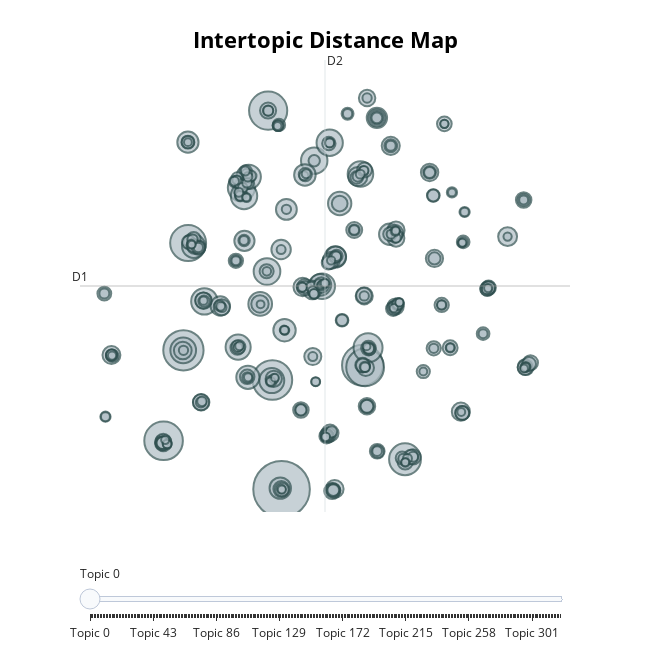

The notebook cell this image was saved under:
### Code cell
topic_model.visualize_topics()

### Figure 1 — Plotly figure (JSON) as saved in the notebook; plotly's stock layout.template omitted (floating-point values rounded to 4 significant figures; data arrays with more than 128 entries replaced by an {"elided": "..."} marker saying what was removed)
{"data": [{"customdata": {"elided": "321x3 mixed values"}, "hovertemplate": "<b>Topic %{customdata[0]}</b><br>%{customdata[1]}<br>Size: %{customdata[2]}", "legendgroup": "", "marker": {"color": "#B0BEC5", "line": {"color": "DarkSlateGrey", "width": 2}, "size": {"elided": "321 int values"}, "sizemode": "area", "sizeref": 0.3237, "symbol": "circle"}, "mode": "markers", "name": "", "orientation": "v", "showlegend": false, "type": "scatter", "x": {"elided": "321 float values"}, "xaxis": "x", "y": {"elided": "321 float values"}, "yaxis": "y"}], "layout": {"annotations": [{"showarrow": false, "text": "D1", "x": -13.08, "y": 5.129, "yshift": 10}, {"showarrow": false, "text": "D2", "x": 4.099, "xshift": 10, "y": 22.82}], "height": 650, "hoverlabel": {"bgcolor": "white", "font": {"family": "Rockwell", "size": 16}}, "legend": {"itemsizing": "constant", "tracegroupgap": 0}, "margin": {"t": 60}, "shapes": [{"line": {"color": "#CFD8DC", "width": 2}, "type": "line", "x0": 4.099, "x1": 4.099, "y0": -12.57, "y1": 22.82}, {"line": {"color": "#9E9E9E", "width": 2}, "type": "line", "x0": -13.08, "x1": 21.28, "y0": 5.129, "y1": 5.129}], "sliders": [{"active": 0, "pad": {"t": 50}, "steps": [{"args": [{"marker.color": {"elided": "1x321 str values"}}], "label": "Topic 0", "method": "update"}, {"args": [{"marker.color": {"elided": "1x321 str values"}}], "label": "Topic 1", "method": "update"}, {"args": [{"marker.color": {"elided": "1x321 str values"}}], "label": "Topic 2", "method": "update"}, {"args": [{"marker.color": {"elided": "1x321 str values"}}], "label": "Topic 3", "method": "update"}, {"args": [{"marker.color": {"elided": "1x321 str values"}}], "label": "Topic 4", "method": "update"}, {"args": [{"marker.color": {"elided": "1x321 str values"}}], "label": "Topic 5", "method": "update"}, {"args": [{"marker.color": {"elided": "1x321 str values"}}], "label": "Topic 6", "method": "update"}, {"args": [{"marker.color": {"elided": "1x321 str values"}}], "label": "Topic 7", "method": "update"}, {"args": [{"marker.color": {"elided": "1x321 str values"}}], "label": "Topic 8", "method": "update"}, {"args": [{"marker.color": {"elided": "1x321 str values"}}], "label": "Topic 9", "method": "update"}, {"args": [{"marker.color": {"elided": "1x321 str values"}}], "label": "Topic 10", "method": "update"}, {"args": [{"marker.color": {"elided": "1x321 str values"}}], "label": "Topic 11", "method": "update"}, {"args": [{"marker.color": {"elided": "1x321 str values"}}], "label": "Topic 12", "method": "update"}, {"args": [{"marker.color": {"elided": "1x321 str values"}}], "label": "Topic 13", "method": "update"}, {"args": [{"marker.color": {"elided": "1x321 str values"}}], "label": "Topic 14", "method": "update"}, {"args": [{"marker.color": {"elided": "1x321 str values"}}], "label": "Topic 15", "method": "update"}, {"args": [{"marker.color": {"elided": "1x321 str values"}}], "label": "Topic 16", "method": "update"}, {"args": [{"marker.color": {"elided": "1x321 str values"}}], "label": "Topic 17", "method": "update"}, {"args": [{"marker.color": {"elided": "1x321 str values"}}], "label": "Topic 18", "method": "update"}, {"args": [{"marker.color": {"elided": "1x321 str values"}}], "label": "Topic 19", "method": "update"}, {"args": [{"marker.color": {"elided": "1x321 str values"}}], "label": "Topic 20", "method": "update"}, {"args": [{"marker.color": {"elided": "1x321 str values"}}], "label": "Topic 21", "method": "update"}, {"args": [{"marker.color": {"elided": "1x321 str values"}}], "label": "Topic 22", "method": "update"}, {"args": [{"marker.color": {"elided": "1x321 str values"}}], "label": "Topic 23", "method": "update"}, {"args": [{"marker.color": {"elided": "1x321 str values"}}], "label": "Topic 24", "method": "update"}, {"args": [{"marker.color": {"elided": "1x321 str values"}}], "label": "Topic 25", "method": "update"}, {"args": [{"marker.color": {"elided": "1x321 str values"}}], "label": "Topic 26", "method": "update"}, {"args": [{"marker.color": {"elided": "1x321 str values"}}], "label": "Topic 27", "method": "update"}, {"args": [{"marker.color": {"elided": "1x321 str values"}}], "label": "Topic 28", "method": "update"}, {"args": [{"marker.color": {"elided": "1x321 str values"}}], "label": "Topic 29", "method": "update"}, {"args": [{"marker.color": {"elided": "1x321 str values"}}], "label": "Topic 30", "method": "update"}, {"args": [{"marker.color": {"elided": "1x321 str values"}}], "label": "Topic 31", "method": "update"}, {"args": [{"marker.color": {"elided": "1x321 str values"}}], "label": "Topic 32", "method": "update"}, {"args": [{"marker.color": {"elided": "1x321 str values"}}], "label": "Topic 33", "method": "update"}, {"args": [{"marker.color": {"elided": "1x321 str values"}}], "label": "Topic 34", "method": "update"}, {"args": [{"marker.color": {"elided": "1x321 str values"}}], "label": "Topic 35", "method": "update"}, {"args": [{"marker.color": {"elided": "1x321 str values"}}], "label": "Topic 36", "method": "update"}, {"args": [{"marker.color": {"elided": "1x321 str values"}}], "label": "Topic 37", "method": "update"}, {"args": [{"marker.color": {"elided": "1x321 str values"}}], "label": "Topic 38", "method": "update"}, {"args": [{"marker.color": {"elided": "1x321 str values"}}], "label": "Topic 39", "method": "update"}, {"args": [{"marker.color": {"elided": "1x321 str values"}}], "label": "Topic 40", "method": "update"}, {"args": [{"marker.color": {"elided": "1x321 str values"}}], "label": "Topic 41", "method": "update"}, {"args": [{"marker.color": {"elided": "1x321 str values"}}], "label": "Topic 42", "method": "update"}, {"args": [{"marker.color": {"elided": "1x321 str values"}}], "label": "Topic 43", "method": "update"}, {"args": [{"marker.color": {"elided": "1x321 str values"}}], "label": "Topic 44", "method": "update"}, {"args": [{"marker.color": {"elided": "1x321 str values"}}], "label": "Topic 45", "method": "update"}, {"args": [{"marker.color": {"elided": "1x321 str values"}}], "label": "Topic 46", "method": "update"}, {"args": [{"marker.color": {"elided": "1x321 str values"}}], "label": "Topic 47", "method": "update"}, {"args": [{"marker.color": {"elided": "1x321 str values"}}], "label": "Topic 48", "method": "update"}, {"args": [{"marker.color": {"elided": "1x321 str values"}}], "label": "Topic 49", "method": "update"}, {"args": [{"marker.color": {"elided": "1x321 str values"}}], "label": "Topic 50", "method": "update"}, {"args": [{"marker.color": {"elided": "1x321 str values"}}], "label": "Topic 51", "method": "update"}, {"args": [{"marker.color": {"elided": "1x321 str values"}}], "label": "Topic 52", "method": "update"}, {"args": [{"marker.color": {"elided": "1x321 str values"}}], "label": "Topic 53", "method": "update"}, {"args": [{"marker.color": {"elided": "1x321 str values"}}], "label": "Topic 54", "method": "update"}, {"args": [{"marker.color": {"elided": "1x321 str values"}}], "label": "Topic 55", "method": "update"}, {"args": [{"marker.color": {"elided": "1x321 str values"}}], "label": "Topic 56", "method": "update"}, {"args": [{"marker.color": {"elided": "1x321 str values"}}], "label": "Topic 57", "method": "update"}, {"args": [{"marker.color": {"elided": "1x321 str values"}}], "label": "Topic 58", "method": "update"}, {"args": [{"marker.color": {"elided": "1x321 str values"}}], "label": "Topic 59", "method": "update"}, {"args": [{"marker.color": {"elided": "1x321 str values"}}], "label": "Topic 60", "method": "update"}, {"args": [{"marker.color": {"elided": "1x321 str values"}}], "label": "Topic 61", "method": "update"}, {"args": [{"marker.color": {"elided": "1x321 str values"}}], "label": "Topic 62", "method": "update"}, {"args": [{"marker.color": {"elided": "1x321 str values"}}], "label": "Topic 63", "method": "update"}, {"args": [{"marker.color": {"elided": "1x321 str values"}}], "label": "Topic 64", "method": "update"}, {"args": [{"marker.color": {"elided": "1x321 str values"}}], "label": "Topic 65", "method": "update"}, {"args": [{"marker.color": {"elided": "1x321 str values"}}], "label": "Topic 66", "method": "update"}, {"args": [{"marker.color": {"elided": "1x321 str values"}}], "label": "Topic 67", "method": "update"}, {"args": [{"marker.color": {"elided": "1x321 str values"}}], "label": "Topic 68", "method": "update"}, {"args": [{"marker.color": {"elided": "1x321 str values"}}], "label": "Topic 69", "method": "update"}, {"args": [{"marker.color": {"elided": "1x321 str values"}}], "label": "Topic 70", "method": "update"}, {"args": [{"marker.color": {"elided": "1x321 str values"}}], "label": "Topic 71", "method": "update"}, {"args": [{"marker.color": {"elided": "1x321 str values"}}], "label": "Topic 72", "method": "update"}, {"args": [{"marker.color": {"elided": "1x321 str values"}}], "label": "Topic 73", "method": "update"}, {"args": [{"marker.color": {"elided": "1x321 str values"}}], "label": "Topic 74", "method": "update"}, {"args": [{"marker.color": {"elided": "1x321 str values"}}], "label": "Topic 75", "method": "update"}, {"args": [{"marker.color": {"elided": "1x321 str values"}}], "label": "Topic 76", "method": "update"}, {"args": [{"marker.color": {"elided": "1x321 str values"}}], "label": "Topic 77", "method": "update"}, {"args": [{"marker.color": {"elided": "1x321 str values"}}], "label": "Topic 78", "method": "update"}, {"args": [{"marker.color": {"elided": "1x321 str values"}}], "label": "Topic 79", "method": "update"}, {"args": [{"marker.color": {"elided": "1x321 str values"}}], "label": "Topic 80", "method": "update"}, {"args": [{"marker.color": {"elided": "1x321 str values"}}], "label": "Topic 81", "method": "update"}, {"args": [{"marker.color": {"elided": "1x321 str values"}}], "label": "Topic 82", "method": "update"}, {"args": [{"marker.color": {"elided": "1x321 str values"}}], "label": "Topic 83", "method": "update"}, {"args": [{"marker.color": {"elided": "1x321 str values"}}], "label": "Topic 84", "method": "update"}, {"args": [{"marker.color": {"elided": "1x321 str values"}}], "label": "Topic 85", "method": "update"}, {"args": [{"marker.color": {"elided": "1x321 str values"}}], "label": "Topic 86", "method": "update"}, {"args": [{"marker.color": {"elided": "1x321 str values"}}], "label": "Topic 87", "method": "update"}, {"args": [{"marker.color": {"elided": "1x321 str values"}}], "label": "Topic 88", "method": "update"}, {"args": [{"marker.color": {"elided": "1x321 str values"}}], "label": "Topic 89", "method": "update"}, {"args": [{"marker.color": {"elided": "1x321 str values"}}], "label": "Topic 90", "method": "update"}, {"args": [{"marker.color": {"elided": "1x321 str values"}}], "label": "Topic 91", "method": "update"}, {"args": [{"marker.color": {"elided": "1x321 str values"}}], "label": "Topic 92", "method": "update"}, {"args": [{"marker.color": {"elided": "1x321 str values"}}], "label": "Topic 93", "method": "update"}, {"args": [{"marker.color": {"elided": "1x321 str values"}}], "label": "Topic 94", "method": "update"}, {"args": [{"marker.color": {"elided": "1x321 str values"}}], "label": "Topic 95", "method": "update"}, {"args": [{"marker.color": {"elided": "1x321 str values"}}], "label": "Topic 96", "method": "update"}, {"args": [{"marker.color": {"elided": "1x321 str values"}}], "label": "Topic 97", "method": "update"}, {"args": [{"marker.color": {"elided": "1x321 str values"}}], "label": "Topic 98", "method": "update"}, {"args": [{"marker.color": {"elided": "1x321 str values"}}], "label": "Topic 99", "method": "update"}, {"args": [{"marker.color": {"elided": "1x321 str values"}}], "label": "Topic 100", "method": "update"}, {"args": [{"marker.color": {"elided": "1x321 str values"}}], "label": "Topic 101", "method": "update"}, {"args": [{"marker.color": {"elided": "1x321 str values"}}], "label": "Topic 102", "method": "update"}, {"args": [{"marker.color": {"elided": "1x321 str values"}}], "label": "Topic 103", "method": "update"}, {"args": [{"marker.color": {"elided": "1x321 str values"}}], "label": "Topic 104", "method": "update"}, {"args": [{"marker.color": {"elided": "1x321 str values"}}], "label": "Topic 105", "method": "update"}, {"args": [{"marker.color": {"elided": "1x321 str values"}}], "label": "Topic 106", "method": "update"}, {"args": [{"marker.color": {"elided": "1x321 str values"}}], "label": "Topic 107", "method": "update"}, {"args": [{"marker.color": {"elided": "1x321 str values"}}], "label": "Topic 108", "method": "update"}, {"args": [{"marker.color": {"elided": "1x321 str values"}}], "label": "Topic 109", "method": "update"}, {"args": [{"marker.color": {"elided": "1x321 str values"}}], "label": "Topic 110", "method": "update"}, {"args": [{"marker.color": {"elided": "1x321 str values"}}], "label": "Topic 111", "method": "update"}, {"args": [{"marker.color": {"elided": "1x321 str values"}}], "label": "Topic 112", "method": "update"}, {"args": [{"marker.color": {"elided": "1x321 str values"}}], "label": "Topic 113", "method": "update"}, {"args": [{"marker.color": {"elided": "1x321 str values"}}], "label": "Topic 114", "method": "update"}, {"args": [{"marker.color": {"elided": "1x321 str values"}}], "label": "Topic 115", "method": "update"}, {"args": [{"marker.color": {"elided": "1x321 str values"}}], "label": "Topic 116", "method": "update"}, {"args": [{"marker.color": {"elided": "1x321 str values"}}], "label": "Topic 117", "method": "update"}, {"args": [{"marker.color": {"elided": "1x321 str values"}}], "label": "Topic 118", "method": "update"}, {"args": [{"marker.color": {"elided": "1x321 str values"}}], "label": "Topic 119", "method": "update"}, {"args": [{"marker.color": {"elided": "1x321 str values"}}], "label": "Topic 120", "method": "update"}, {"args": [{"marker.color": {"elided": "1x321 str values"}}], "label": "Topic 121", "method": "update"}, {"args": [{"marker.color": {"elided": "1x321 str values"}}], "label": "Topic 122", "method": "update"}, {"args": [{"marker.color": {"elided": "1x321 str values"}}], "label": "Topic 123", "method": "update"}, {"args": [{"marker.color": {"elided": "1x321 str values"}}], "label": "Topic 124", "method": "update"}, {"args": [{"marker.color": {"elided": "1x321 str values"}}], "label": "Topic 125", "method": "update"}, {"args": [{"marker.color": {"elided": "1x321 str values"}}], "label": "Topic 126", "method": "update"}, {"args": [{"marker.color": {"elided": "1x321 str values"}}], "label": "Topic 127", "method": "update"}, {"args": [{"marker.color": {"elided": "1x321 str values"}}], "label": "Topic 128", "method": "update"}, {"args": [{"marker.color": {"elided": "1x321 str values"}}], "label": "Topic 129", "method": "update"}, {"args": [{"marker.color": {"elided": "1x321 str values"}}], "label": "Topic 130", "method": "update"}, {"args": [{"marker.color": {"elided": "1x321 str values"}}], "label": "Topic 131", "method": "update"}, {"args": [{"marker.color": {"elided": "1x321 str values"}}], "label": "Topic 132", "method": "update"}, {"args": [{"marker.color": {"elided": "1x321 str values"}}], "label": "Topic 133", "method": "update"}, {"args": [{"marker.color": {"elided": "1x321 str values"}}], "label": "Topic 134", "method": "update"}, {"args": [{"marker.color": {"elided": "1x321 str values"}}], "label": "Topic 135", "method": "update"}, {"args": [{"marker.color": {"elided": "1x321 str values"}}], "label": "Topic 136", "method": "update"}, {"args": [{"marker.color": {"elided": "1x321 str values"}}], "label": "Topic 137", "method": "update"}, {"args": [{"marker.color": {"elided": "1x321 str values"}}], "label": "Topic 138", "method": "update"}, {"args": [{"marker.color": {"elided": "1x321 str values"}}], "label": "Topic 139", "method": "update"}, {"args": [{"marker.color": {"elided": "1x321 str values"}}], "label": "Topic 140", "method": "update"}, {"args": [{"marker.color": {"elided": "1x321 str values"}}], "label": "Topic 141", "method": "update"}, {"args": [{"marker.color": {"elided": "1x321 str values"}}], "label": "Topic 142", "method": "update"}, {"args": [{"marker.color": {"elided": "1x321 str values"}}], "label": "Topic 143", "method": "update"}, {"args": [{"marker.color": {"elided": "1x321 str values"}}], "label": "Topic 144", "method": "update"}, {"args": [{"marker.color": {"elided": "1x321 str values"}}], "label": "Topic 145", "method": "update"}, {"args": [{"marker.color": {"elided": "1x321 str values"}}], "label": "Topic 146", "method": "update"}, {"args": [{"marker.color": {"elided": "1x321 str values"}}], "label": "Topic 147", "method": "update"}, {"args": [{"marker.color": {"elided": "1x321 str values"}}], "label": "Topic 148", "method": "update"}, {"args": [{"marker.color": {"elided": "1x321 str values"}}], "label": "Topic 149", "method": "update"}, {"args": [{"marker.color": {"elided": "1x321 str values"}}], "label": "Topic 150", "method": "update"}, {"args": [{"marker.color": {"elided": "1x321 str values"}}], "label": "Topic 151", "method": "update"}, {"args": [{"marker.color": {"elided": "1x321 str values"}}], "label": "Topic 152", "method": "update"}, {"args": [{"marker.color": {"elided": "1x321 str values"}}], "label": "Topic 153", "method": "update"}, {"args": [{"marker.color": {"elided": "1x321 str values"}}], "label": "Topic 154", "method": "update"}, {"args": [{"marker.color": {"elided": "1x321 str values"}}], "label": "Topic 155", "method": "update"}, {"args": [{"marker.color": {"elided": "1x321 str values"}}], "label": "Topic 156", "method": "update"}, {"args": [{"marker.color": {"elided": "1x321 str values"}}], "label": "Topic 157", "method": "update"}, {"args": [{"marker.color": {"elided": "1x321 str values"}}], "label": "Topic 158", "method": "update"}, {"args": [{"marker.color": {"elided": "1x321 str values"}}], "label": "Topic 159", "method": "update"}, {"args": [{"marker.color": {"elided": "1x321 str values"}}], "label": "Topic 160", "method": "update"}, {"args": [{"marker.color": {"elided": "1x321 str values"}}], "label": "Topic 161", "method": "update"}, {"args": [{"marker.color": {"elided": "1x321 str values"}}], "label": "Topic 162", "method": "update"}, {"args": [{"marker.color": {"elided": "1x321 str values"}}], "label": "Topic 163", "method": "update"}, {"args": [{"marker.color": {"elided": "1x321 str values"}}], "label": "Topic 164", "method": "update"}, {"args": [{"marker.color": {"elided": "1x321 str values"}}], "label": "Topic 165", "method": "update"}, {"args": [{"marker.color": {"elided": "1x321 str values"}}], "label": "Topic 166", "method": "update"}, {"args": [{"marker.color": {"elided": "1x321 str values"}}], "label": "Topic 167", "method": "update"}, {"args": [{"marker.color": {"elided": "1x321 str values"}}], "label": "Topic 168", "method": "update"}, {"args": [{"marker.color": {"elided": "1x321 str values"}}], "label": "Topic 169", "method": "update"}, {"args": [{"marker.color": {"elided": "1x321 str values"}}], "label": "Topic 170", "method": "update"}, {"args": [{"marker.color": {"elided": "1x321 str values"}}], "label": "Topic 171", "method": "update"}, {"args": [{"marker.color": {"elided": "1x321 str values"}}], "label": "Topic 172", "method": "update"}, {"args": [{"marker.color": {"elided": "1x321 str values"}}], "label": "Topic 173", "method": "update"}, {"args": [{"marker.color": {"elided": "1x321 str values"}}], "label": "Topic 174", "method": "update"}, {"args": [{"marker.color": {"elided": "1x321 str values"}}], "label": "Topic 175", "method": "update"}, {"args": [{"marker.color": {"elided": "1x321 str values"}}], "label": "Topic 176", "method": "update"}, {"args": [{"marker.color": {"elided": "1x321 str values"}}], "label": "Topic 177", "method": "update"}, {"args": [{"marker.color": {"elided": "1x321 str values"}}], "label": "Topic 178", "method": "update"}, {"args": [{"marker.color": {"elided": "1x321 str values"}}], "label": "Topic 179", "method": "update"}, {"args": [{"marker.color": {"elided": "1x321 str values"}}], "label": "Topic 180", "method": "update"}, {"args": [{"marker.color": {"elided": "1x321 str values"}}], "label": "Topic 181", "method": "update"}, {"args": [{"marker.color": {"elided": "1x321 str values"}}], "label": "Topic 182", "method": "update"}, {"args": [{"marker.color": {"elided": "1x321 str values"}}], "label": "Topic 183", "method": "update"}, {"args": [{"marker.color": {"elided": "1x321 str values"}}], "label": "Topic 184", "method": "update"}, {"args": [{"marker.color": {"elided": "1x321 str values"}}], "label": "Topic 185", "method": "update"}, {"args": [{"marker.color": {"elided": "1x321 str values"}}], "label": "Topic 186", "method": "update"}, {"args": [{"marker.color": {"elided": "1x321 str values"}}], "label": "Topic 187", "method": "update"}, {"args": [{"marker.color": {"elided": "1x321 str values"}}], "label": "Topic 188", "method": "update"}, {"args": [{"marker.color": {"elided": "1x321 str values"}}], "label": "Topic 189", "method": "update"}, {"args": [{"marker.color": {"elided": "1x321 str values"}}], "label": "Topic 190", "method": "update"}, {"args": [{"marker.color": {"elided": "1x321 str values"}}], "label": "Topic 191", "method": "update"}, {"args": [{"marker.color": {"elided": "1x321 str values"}}], "label": "Topic 192", "method": "update"}, {"args": [{"marker.color": {"elided": "1x321 str values"}}], "label": "Topic 193", "method": "update"}, {"args": [{"marker.color": {"elided": "1x321 str values"}}], "label": "Topic 194", "method": "update"}, {"args": [{"marker.color": {"elided": "1x321 str values"}}], "label": "Topic 195", "method": "update"}, {"args": [{"marker.color": {"elided": "1x321 str values"}}], "label": "Topic 196", "method": "update"}, {"args": [{"marker.color": {"elided": "1x321 str values"}}], "label": "Topic 197", "method": "update"}, {"args": [{"marker.color": {"elided": "1x321 str values"}}], "label": "Topic 198", "method": "update"}, {"args": [{"marker.color": {"elided": "1x321 str values"}}], "label": "Topic 199", "method": "update"}, {"args": [{"marker.color": {"elided": "1x321 str values"}}], "label": "Topic 200", "method": "update"}, {"args": [{"marker.color": {"elided": "1x321 str values"}}], "label": "Topic 201", "method": "update"}, {"args": [{"marker.color": {"elided": "1x321 str values"}}], "label": "Topic 202", "method": "update"}, {"args": [{"marker.color": {"elided": "1x321 str values"}}], "label": "Topic 203", "method": "update"}, {"args": [{"marker.color": {"elided": "1x321 str values"}}], "label": "Topic 204", "method": "update"}, {"args": [{"marker.color": {"elided": "1x321 str values"}}], "label": "Topic 205", "method": "update"}, {"args": [{"marker.color": {"elided": "1x321 str values"}}], "label": "Topic 206", "method": "update"}, {"args": [{"marker.color": {"elided": "1x321 str values"}}], "label": "Topic 207", "method": "update"}, {"args": [{"marker.color": {"elided": "1x321 str values"}}], "label": "Topic 208", "method": "update"}, {"args": [{"marker.color": {"elided": "1x321 str values"}}], "label": "Topic 209", "method": "update"}, {"args": [{"marker.color": {"elided": "1x321 str values"}}], "label": "Topic 210", "method": "update"}, {"args": [{"marker.color": {"elided": "1x321 str values"}}], "label": "Topic 211", "method": "update"}, {"args": [{"marker.color": {"elided": "1x321 str values"}}], "label": "Topic 212", "method": "update"}, {"args": [{"marker.color": {"elided": "1x321 str values"}}], "label": "Topic 213", "method": "update"}, {"args": [{"marker.color": {"elided": "1x321 str values"}}], "label": "Topic 214", "method": "update"}, {"args": [{"marker.color": {"elided": "1x321 str values"}}], "label": "Topic 215", "method": "update"}, {"args": [{"marker.color": {"elided": "1x321 str values"}}], "label": "Topic 216", "method": "update"}, {"args": [{"marker.color": {"elided": "1x321 str values"}}], "label": "Topic 217", "method": "update"}, {"args": [{"marker.color": {"elided": "1x321 str values"}}], "label": "Topic 218", "method": "update"}, {"args": [{"marker.color": {"elided": "1x321 str values"}}], "label": "Topic 219", "method": "update"}, {"args": [{"marker.color": {"elided": "1x321 str values"}}], "label": "Topic 220", "method": "update"}, {"args": [{"marker.color": {"elided": "1x321 str values"}}], "label": "Topic 221", "method": "update"}, {"args": [{"marker.color": {"elided": "1x321 str values"}}], "label": "Topic 222", "method": "update"}, {"args": [{"marker.color": {"elided": "1x321 str values"}}], "label": "Topic 223", "method": "update"}, {"args": [{"marker.color": {"elided": "1x321 str values"}}], "label": "Topic 224", "method": "update"}, {"args": [{"marker.color": {"elided": "1x321 str values"}}], "label": "Topic 225", "method": "update"}, {"args": [{"marker.color": {"elided": "1x321 str values"}}], "label": "Topic 226", "method": "update"}, {"args": [{"marker.color": {"elided": "1x321 str values"}}], "label": "Topic 227", "method": "update"}, {"args": [{"marker.color": {"elided": "1x321 str values"}}], "label": "Topic 228", "method": "update"}, {"args": [{"marker.color": {"elided": "1x321 str values"}}], "label": "Topic 229", "method": "update"}, {"args": [{"marker.color": {"elided": "1x321 str values"}}], "label": "Topic 230", "method": "update"}, {"args": [{"marker.color": {"elided": "1x321 str values"}}], "label": "Topic 231", "method": "update"}, {"args": [{"marker.color": {"elided": "1x321 str values"}}], "label": "Topic 232", "method": "update"}, {"args": [{"marker.color": {"elided": "1x321 str values"}}], "label": "Topic 233", "method": "update"}, {"args": [{"marker.color": {"elided": "1x321 str values"}}], "label": "Topic 234", "method": "update"}, {"args": [{"marker.color": {"elided": "1x321 str values"}}], "label": "Topic 235", "method": "update"}, {"args": [{"marker.color": {"elided": "1x321 str values"}}], "label": "Topic 236", "method": "update"}, {"args": [{"marker.color": {"elided": "1x321 str values"}}], "label": "Topic 237", "method": "update"}, {"args": [{"marker.color": {"elided": "1x321 str values"}}], "label": "Topic 238", "method": "update"}, {"args": [{"marker.color": {"elided": "1x321 str values"}}], "label": "Topic 239", "method": "update"}, {"args": [{"marker.color": {"elided": "1x321 str values"}}], "label": "Topic 240", "method": "update"}, {"args": [{"marker.color": {"elided": "1x321 str values"}}], "label": "Topic 241", "method": "update"}, {"args": [{"marker.color": {"elided": "1x321 str values"}}], "label": "Topic 242", "method": "update"}, {"args": [{"marker.color": {"elided": "1x321 str values"}}], "label": "Topic 243", "method": "update"}, {"args": [{"marker.color": {"elided": "1x321 str values"}}], "label": "Topic 244", "method": "update"}, {"args": [{"marker.color": {"elided": "1x321 str values"}}], "label": "Topic 245", "method": "update"}, {"args": [{"marker.color": {"elided": "1x321 str values"}}], "label": "Topic 246", "method": "update"}, {"args": [{"marker.color": {"elided": "1x321 str values"}}], "label": "Topic 247", "method": "update"}, {"args": [{"marker.color": {"elided": "1x321 str values"}}], "label": "Topic 248", "method": "update"}, {"args": [{"marker.color": {"elided": "1x321 str values"}}], "label": "Topic 249", "method": "update"}, {"args": [{"marker.color": {"elided": "1x321 str values"}}], "label": "Topic 250", "method": "update"}, {"args": [{"marker.color": {"elided": "1x321 str values"}}], "label": "Topic 251", "method": "update"}, {"args": [{"marker.color": {"elided": "1x321 str values"}}], "label": "Topic 252", "method": "update"}, {"args": [{"marker.color": {"elided": "1x321 str values"}}], "label": "Topic 253", "method": "update"}, {"args": [{"marker.color": {"elided": "1x321 str values"}}], "label": "Topic 254", "method": "update"}, {"args": [{"marker.color": {"elided": "1x321 str values"}}], "label": "Topic 255", "method": "update"}, {"args": [{"marker.color": {"elided": "1x321 str values"}}], "label": "Topic 256", "method": "update"}, {"args": [{"marker.color": {"elided": "1x321 str values"}}], "label": "Topic 257", "method": "update"}, {"args": [{"marker.color": {"elided": "1x321 str values"}}], "label": "Topic 258", "method": "update"}, {"args": [{"marker.color": {"elided": "1x321 str values"}}], "label": "Topic 259", "method": "update"}, {"args": [{"marker.color": {"elided": "1x321 str values"}}], "label": "Topic 260", "method": "update"}, {"args": [{"marker.color": {"elided": "1x321 str values"}}], "label": "Topic 261", "method": "update"}, {"args": [{"marker.color": {"elided": "1x321 str values"}}], "label": "Topic 262", "method": "update"}, {"args": [{"marker.color": {"elided": "1x321 str values"}}], "label": "Topic 263", "method": "update"}, {"args": [{"marker.color": {"elided": "1x321 str values"}}], "label": "Topic 264", "method": "update"}, {"args": [{"marker.color": {"elided": "1x321 str values"}}], "label": "Topic 265", "method": "update"}, {"args": [{"marker.color": {"elided": "1x321 str values"}}], "label": "Topic 266", "method": "update"}, {"args": [{"marker.color": {"elided": "1x321 str values"}}], "label": "Topic 267", "method": "update"}, {"args": [{"marker.color": {"elided": "1x321 str values"}}], "label": "Topic 268", "method": "update"}, {"args": [{"marker.color": {"elided": "1x321 str values"}}], "label": "Topic 269", "method": "update"}, {"args": [{"marker.color": {"elided": "1x321 str values"}}], "label": "Topic 270", "method": "update"}, {"args": [{"marker.color": {"elided": "1x321 str values"}}], "label": "Topic 271", "method": "update"}, {"args": [{"marker.color": {"elided": "1x321 str values"}}], "label": "Topic 272", "method": "update"}, {"args": [{"marker.color": {"elided": "1x321 str values"}}], "label": "Topic 273", "method": "update"}, {"args": [{"marker.color": {"elided": "1x321 str values"}}], "label": "Topic 274", "method": "update"}, {"args": [{"marker.color": {"elided": "1x321 str values"}}], "label": "Topic 275", "method": "update"}, {"args": [{"marker.color": {"elided": "1x321 str values"}}], "label": "Topic 276", "method": "update"}, {"args": [{"marker.color": {"elided": "1x321 str values"}}], "label": "Topic 277", "method": "update"}, {"args": [{"marker.color": {"elided": "1x321 str values"}}], "label": "Topic 278", "method": "update"}, {"args": [{"marker.color": {"elided": "1x321 str values"}}], "label": "Topic 279", "method": "update"}, {"args": [{"marker.color": {"elided": "1x321 str values"}}], "label": "Topic 280", "method": "update"}, {"args": [{"marker.color": {"elided": "1x321 str values"}}], "label": "Topic 281", "method": "update"}, {"args": [{"marker.color": {"elided": "1x321 str values"}}], "label": "Topic 282", "method": "update"}, {"args": [{"marker.color": {"elided": "1x321 str values"}}], "label": "Topic 283", "method": "update"}, {"args": [{"marker.color": {"elided": "1x321 str values"}}], "label": "Topic 284", "method": "update"}, {"args": [{"marker.color": {"elided": "1x321 str values"}}], "label": "Topic 285", "method": "update"}, {"args": [{"marker.color": {"elided": "1x321 str values"}}], "label": "Topic 286", "method": "update"}, {"args": [{"marker.color": {"elided": "1x321 str values"}}], "label": "Topic 287", "method": "update"}, {"args": [{"marker.color": {"elided": "1x321 str values"}}], "label": "Topic 288", "method": "update"}, {"args": [{"marker.color": {"elided": "1x321 str values"}}], "label": "Topic 289", "method": "update"}, {"args": [{"marker.color": {"elided": "1x321 str values"}}], "label": "Topic 290", "method": "update"}, {"args": [{"marker.color": {"elided": "1x321 str values"}}], "label": "Topic 291", "method": "update"}, {"args": [{"marker.color": {"elided": "1x321 str values"}}], "label": "Topic 292", "method": "update"}, {"args": [{"marker.color": {"elided": "1x321 str values"}}], "label": "Topic 293", "method": "update"}, {"args": [{"marker.color": {"elided": "1x321 str values"}}], "label": "Topic 294", "method": "update"}, {"args": [{"marker.color": {"elided": "1x321 str values"}}], "label": "Topic 295", "method": "update"}, {"args": [{"marker.color": {"elided": "1x321 str values"}}], "label": "Topic 296", "method": "update"}, {"args": [{"marker.color": {"elided": "1x321 str values"}}], "label": "Topic 297", "method": "update"}, {"args": [{"marker.color": {"elided": "1x321 str values"}}], "label": "Topic 298", "method": "update"}, {"args": [{"marker.color": {"elided": "1x321 str values"}}], "label": "Topic 299", "method": "update"}, {"args": [{"marker.color": {"elided": "1x321 str values"}}], "label": "Topic 300", "method": "update"}, {"args": [{"marker.color": {"elided": "1x321 str values"}}], "label": "Topic 301", "method": "update"}, {"args": [{"marker.color": {"elided": "1x321 str values"}}], "label": "Topic 302", "method": "update"}, {"args": [{"marker.color": {"elided": "1x321 str values"}}], "label": "Topic 303", "method": "update"}, {"args": [{"marker.color": {"elided": "1x321 str values"}}], "label": "Topic 304", "method": "update"}, {"args": [{"marker.color": {"elided": "1x321 str values"}}], "label": "Topic 305", "method": "update"}, {"args": [{"marker.color": {"elided": "1x321 str values"}}], "label": "Topic 306", "method": "update"}, {"args": [{"marker.color": {"elided": "1x321 str values"}}], "label": "Topic 307", "method": "update"}, {"args": [{"marker.color": {"elided": "1x321 str values"}}], "label": "Topic 308", "method": "update"}, {"args": [{"marker.color": {"elided": "1x321 str values"}}], "label": "Topic 309", "method": "update"}, {"args": [{"marker.color": {"elided": "1x321 str values"}}], "label": "Topic 310", "method": "update"}, {"args": [{"marker.color": {"elided": "1x321 str values"}}], "label": "Topic 311", "method": "update"}, {"args": [{"marker.color": {"elided": "1x321 str values"}}], "label": "Topic 312", "method": "update"}, {"args": [{"marker.color": {"elided": "1x321 str values"}}], "label": "Topic 313", "method": "update"}, {"args": [{"marker.color": {"elided": "1x321 str values"}}], "label": "Topic 314", "method": "update"}, {"args": [{"marker.color": {"elided": "1x321 str values"}}], "label": "Topic 315", "method": "update"}, {"args": [{"marker.color": {"elided": "1x321 str values"}}], "label": "Topic 316", "method": "update"}, {"args": [{"marker.color": {"elided": "1x321 str values"}}], "label": "Topic 317", "method": "update"}, {"args": [{"marker.color": {"elided": "1x321 str values"}}], "label": "Topic 318", "method": "update"}, {"args": [{"marker.color": {"elided": "1x321 str values"}}], "label": "Topic 319", "method": "update"}, {"args": [{"marker.color": {"elided": "1x321 str values"}}], "label": "Topic 320", "method": "update"}]}], "title": {"font": {"color": "Black", "size": 22}, "text": "<b>Intertopic Distance Map</b>", "x": 0.5, "xanchor": "center", "y": 0.95, "yanchor": "top"}, "width": 650, "xaxis": {"anchor": "y", "domain": [0, 1], "range": [-13.08, 21.28], "title": {"text": ""}, "visible": false}, "yaxis": {"anchor": "x", "domain": [0, 1], "range": [-12.57, 22.82], "title": {"text": ""}, "visible": false}}}
